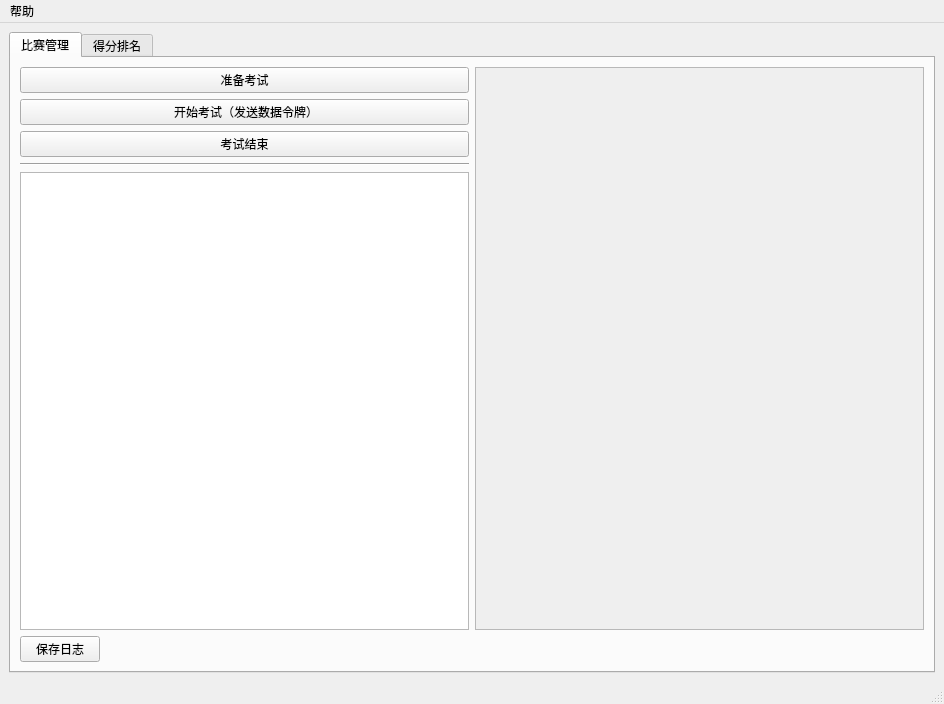
<?xml version="1.0" encoding="UTF-8"?>
<ui version="4.0">
 <class>MainWindowDesign</class>
 <widget class="QMainWindow" name="MainWindowDesign">
  <property name="geometry">
   <rect>
    <x>0</x>
    <y>0</y>
    <width>944</width>
    <height>704</height>
   </rect>
  </property>
  <property name="windowTitle">
   <string>QRosApp</string>
  </property>
  <property name="windowIcon">
   <iconset>
    <normaloff>:/images/icon.png</normaloff>:/images/icon.png</iconset>
  </property>
  <property name="locale">
   <locale language="English" country="Australia"/>
  </property>
  <widget class="QWidget" name="centralWidget">
   <layout class="QGridLayout" name="gridLayout">
    <item row="0" column="0">
     <widget class="QTabWidget" name="tabWidget">
      <property name="currentIndex">
       <number>0</number>
      </property>
      <widget class="QWidget" name="tab_competition">
       <attribute name="title">
        <string>比赛管理</string>
       </attribute>
       <layout class="QGridLayout" name="gridLayout_2">
        <item row="0" column="1">
         <layout class="QVBoxLayout" name="verticalLayout_progress">
          <property name="sizeConstraint">
           <enum>QLayout::SetFixedSize</enum>
          </property>
          <item>
           <widget class="QScrollArea" name="scrollArea">
            <property name="widgetResizable">
             <bool>true</bool>
            </property>
            <widget class="QWidget" name="scrollAreaWidgetContents">
             <property name="geometry">
              <rect>
               <x>0</x>
               <y>0</y>
               <width>445</width>
               <height>546</height>
              </rect>
             </property>
             <layout class="QVBoxLayout" name="verticalLayout_2">
              <item>
               <layout class="QVBoxLayout" name="verticalLayout_scrollArea"/>
              </item>
             </layout>
            </widget>
           </widget>
          </item>
         </layout>
        </item>
        <item row="1" column="0" colspan="2">
         <widget class="QPushButton" name="pushButtonSaveLog">
          <property name="sizePolicy">
           <sizepolicy hsizetype="Fixed" vsizetype="Fixed">
            <horstretch>0</horstretch>
            <verstretch>0</verstretch>
           </sizepolicy>
          </property>
          <property name="text">
           <string>保存日志</string>
          </property>
         </widget>
        </item>
        <item row="0" column="0">
         <layout class="QVBoxLayout" name="verticalLayout">
          <item>
           <widget class="QPushButton" name="pushButtonPrepareCompetition">
            <property name="text">
             <string>准备考试</string>
            </property>
           </widget>
          </item>
          <item>
           <widget class="QPushButton" name="pushButtonStartCompetition">
            <property name="text">
             <string> 开始考试（发送数据令牌）</string>
            </property>
            <property name="checkable">
             <bool>true</bool>
            </property>
           </widget>
          </item>
          <item>
           <widget class="QPushButton" name="pushButtonEndCompetition">
            <property name="text">
             <string>考试结束</string>
            </property>
           </widget>
          </item>
          <item>
           <widget class="Line" name="line">
            <property name="orientation">
             <enum>Qt::Horizontal</enum>
            </property>
           </widget>
          </item>
          <item>
           <widget class="QTextBrowser" name="textBrowser"/>
          </item>
         </layout>
        </item>
       </layout>
      </widget>
      <widget class="QWidget" name="tab_score">
       <attribute name="title">
        <string>得分排名</string>
       </attribute>
       <layout class="QGridLayout" name="gridLayout_3">
        <item row="0" column="0">
         <widget class="QTableWidget" name="tableWidget"/>
        </item>
       </layout>
      </widget>
     </widget>
    </item>
   </layout>
  </widget>
  <widget class="QMenuBar" name="menubar">
   <property name="geometry">
    <rect>
     <x>0</x>
     <y>0</y>
     <width>944</width>
     <height>28</height>
    </rect>
   </property>
   <widget class="QMenu" name="menu_Help">
    <property name="title">
     <string>帮助</string>
    </property>
    <addaction name="separator"/>
    <addaction name="actionAbout"/>
    <addaction name="actionAbout_Qt"/>
    <addaction name="separator"/>
   </widget>
   <addaction name="menu_Help"/>
  </widget>
  <widget class="QStatusBar" name="statusbar"/>
  <action name="actionAbout">
   <property name="text">
    <string>关于</string>
   </property>
  </action>
  <action name="actionAbout_Qt">
   <property name="text">
    <string>关于Qt</string>
   </property>
  </action>
 </widget>
 <resources/>
 <connections/>
</ui>
